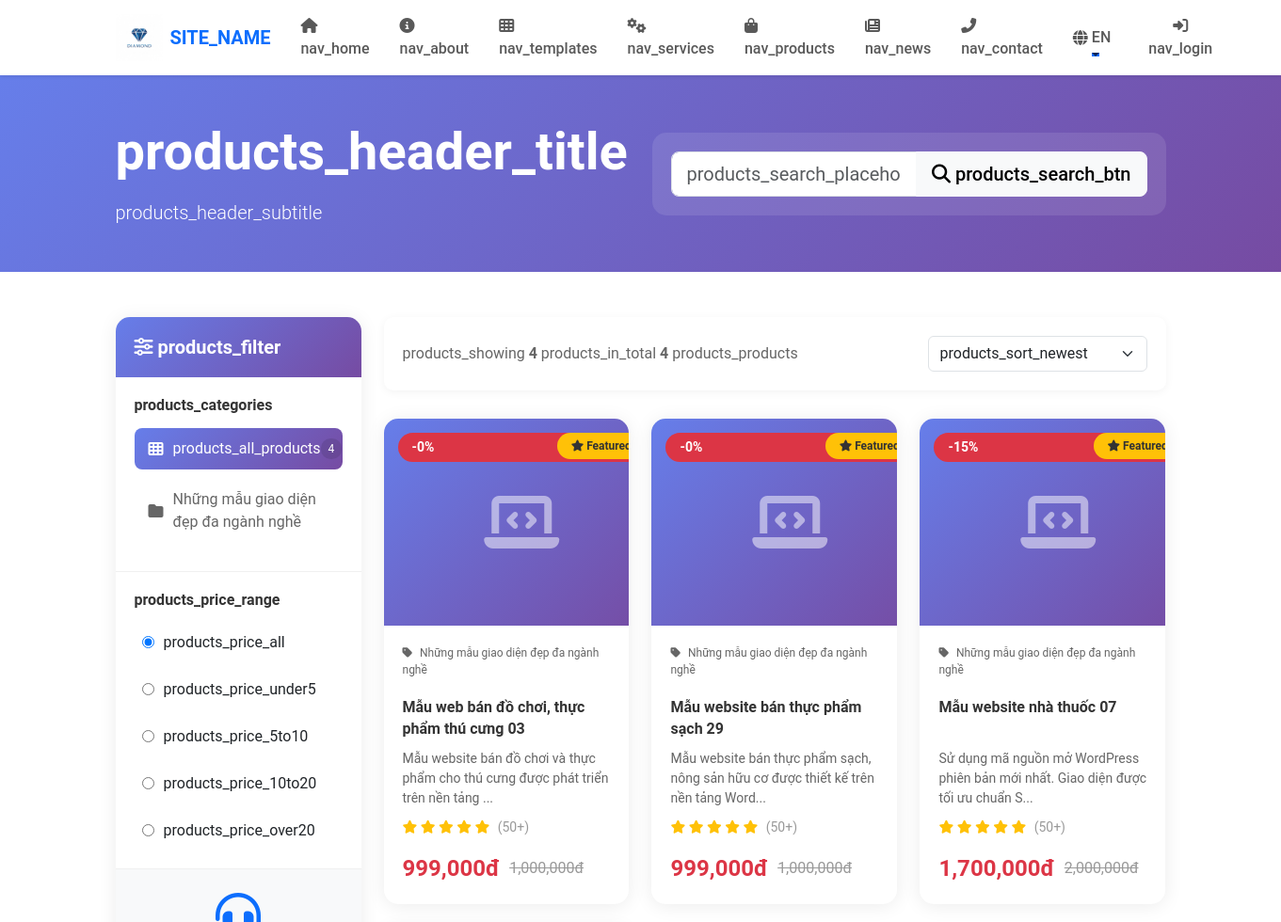
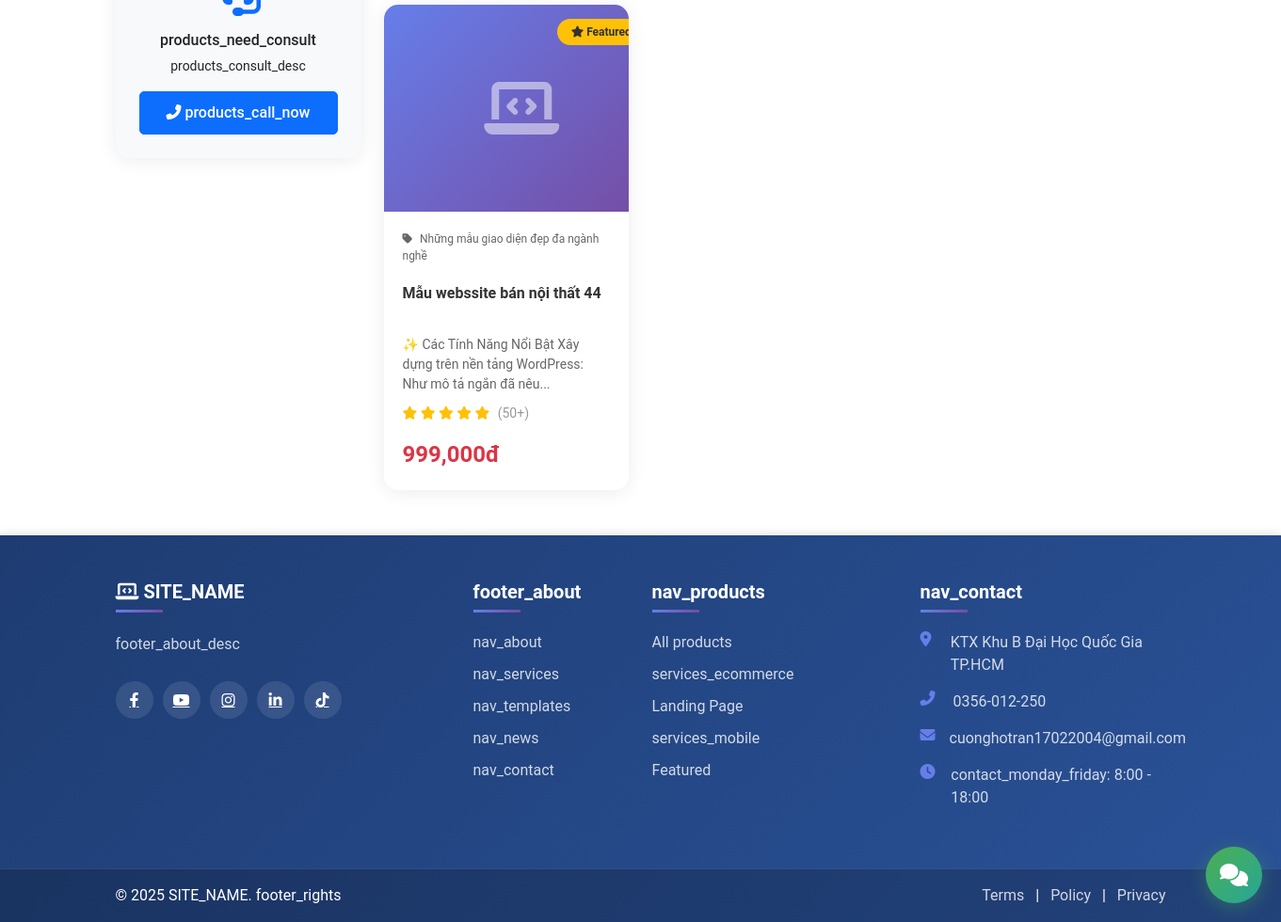
Screenshot of /products.php?lang=en with the database file from the repository (2 pictures, top to bottom).
### tables this page shows
CREATE TABLE `categories` (
  `id` int(11) NOT NULL,
  `name` varchar(255) NOT NULL,
  `slug` varchar(255) NOT NULL,
  `description` text DEFAULT NULL,
  `image` varchar(255) DEFAULT NULL,
  `parent_id` int(11) DEFAULT NULL,
  `status` enum('active','inactive') DEFAULT 'active',
  `created_at` timestamp NOT NULL DEFAULT current_timestamp(),
  `updated_at` timestamp NOT NULL DEFAULT current_timestamp() ON UPDATE current_timestamp()
);

CREATE TABLE `products` (
  `id` int(11) NOT NULL,
  `category_id` int(11) NOT NULL,
  `name` varchar(255) NOT NULL,
  `slug` varchar(255) NOT NULL,
  `description` text DEFAULT NULL,
  `content` longtext DEFAULT NULL,
  `price` decimal(10,2) NOT NULL,
  `sale_price` decimal(10,2) DEFAULT NULL,
  `quantity` int(11) DEFAULT 0,
  `sku` varchar(100) DEFAULT NULL,
  `image` varchar(255) DEFAULT NULL,
  `gallery` text DEFAULT NULL,
  `views` int(11) DEFAULT 0,
  `featured` tinyint(1) DEFAULT 0,
  `status` enum('active','inactive') DEFAULT 'active',
  `created_at` timestamp NOT NULL DEFAULT current_timestamp(),
  `updated_at` timestamp NOT NULL DEFAULT current_timestamp() ON UPDATE current_timestamp()
);

### config/lang.php (called while the page is built, shortened)
<?php
function __($key, $default = '') {
    global $translations;
    return isset($translations[$key]) ? $translations[$key] : ($default ? $default : $key);
}
function lang($key, $default = '') {
    return __($key, $default);
}
?>

### products.php (the view, shortened to what this page needs)
<?php
require_once 'config/database.php';
require_once 'config/lang.php';
$database = new Database();
$db = $database->getConnection();
$page = isset($_GET['page']) ? (int)$_GET['page'] : 1;
$limit = 12;
$offset = ($page - 1) * $limit;
$category = isset($_GET['category']) ? $_GET['category'] : '';
$search = isset($_GET['search']) ? trim($_GET['search']) : '';
$sort = isset($_GET['sort']) ? $_GET['sort'] : 'newest';
$where = "WHERE p.status = 'active'";
$order = 'ORDER BY p.created_at DESC';
$count_query = "SELECT COUNT(*) as total FROM products p
                LEFT JOIN categories c ON p.category_id = c.id
                $where";
$stmt = $db->prepare($count_query);
$stmt->execute();
$total_products = $stmt->fetch(PDO::FETCH_ASSOC)['total'];
$query = "SELECT p.*, c.name as category_name, c.slug as category_slug
          FROM products p
          LEFT JOIN categories c ON p.category_id = c.id
          $where $order
          LIMIT :limit OFFSET :offset";
$stmt = $db->prepare($query);
$stmt->bindValue(':limit', $limit, PDO::PARAM_INT);
$stmt->bindValue(':offset', $offset, PDO::PARAM_INT);
$stmt->execute();
$products = $stmt->fetchAll(PDO::FETCH_ASSOC);
$query = "SELECT * FROM categories WHERE status = 'active' ORDER BY name";
$stmt = $db->prepare($query);
$stmt->execute();
$categories = $stmt->fetchAll(PDO::FETCH_ASSOC);
function getProductImageUrl($image) {
    if (strpos($image, 'http://') === 0 || strpos($image, 'https://') === 0) {
        return $image;
    }
    return SITE_URL . '/uploads/products/' . basename($image);
}
include 'includes/header.php';
?>
<div class="products-header bg-gradient-primary text-white py-5 mb-5">
    <div class="container">
        <div class="row align-items-center">
            <div class="col-lg-6">
                <h1 class="display-4 fw-bold mb-3"><?php echo lang('products_header_title'); ?></h1>
                <p class="lead mb-0"><?php echo str_replace('{count}', $total_products, lang('products_header_subtitle')); ?></p>
            </div>
            <div class="col-lg-6">
                <form method="GET" action="" class="search-box">
                    <div class="input-group input-group-lg">
                        <input type="text" name="search" class="form-control" placeholder="<?php echo lang('products_search_placeholder'); ?>" value="<?php echo htmlspecialchars($search); ?>">
                        <button class="btn btn-light" type="submit">
                            <i class="fas fa-search"></i> <?php echo lang('products_search_btn'); ?>
                        </button>
                    </div>
                </form>
            </div>
        </div>
    </div>
</div>
<div class="container my-5">
    <div class="row">
        <div class="col-lg-3 mb-4">
            <div class="filter-sidebar">
                <div class="filter-header">
                    <h5><i class="fas fa-sliders-h"></i> <?php echo lang('products_filter'); ?></h5>
                </div>
                <div class="filter-section">
                    <h6 class="filter-title"><?php echo lang('products_categories'); ?></h6>
                    <ul class="category-list">
                        <li>
                            <a href="<?php echo SITE_URL; ?>/products.php" class="category-link <?php echo !$category ? 'active' : ''; ?>">
                                <i class="fas fa-th"></i> <?php echo lang('products_all_products'); ?>
                                <span class="count"><?php echo $total_products; ?></span>
                            </a>
                        </li>
                        <?php foreach($categories as $cat): ?>
                            <li>
                                <a href="?category=<?php echo $cat['slug']; ?>"
                                   class="category-link <?php echo $category == $cat['slug'] ? 'active' : ''; ?>">
                                    <i class="fas fa-folder"></i> <?php echo htmlspecialchars($cat['name']); ?>
                                </a>
                            </li>
                        <?php endforeach; ?>
                    </ul>
                </div>
                <div class="filter-section">
                    <h6 class="filter-title"><?php echo lang('products_price_range'); ?></h6>
                    <div class="price-filter">
                        <label class="price-option">
                            <input type="radio" name="price_range" value="all" checked>
                            <span><?php echo lang('products_price_all'); ?></span>
                        </label>
                        <label class="price-option">
                            <input type="radio" name="price_range" value="under5">
                            <span><?php echo lang('products_price_under5'); ?></span>
                        </label>
                        <label class="price-option">
                            <input type="radio" name="price_range" value="5to10">
                            <span><?php echo lang('products_price_5to10'); ?></span>
                        </label>
                        <label class="price-option">
                            <input type="radio" name="price_range" value="10to20">
                            <span><?php echo lang('products_price_10to20'); ?></span>
                        </label>
                        <label class="price-option">
                            <input type="radio" name="price_range" value="over20">
                            <span><?php echo lang('products_price_over20'); ?></span>
                        </label>
                    </div>
                </div>
                <div class="sidebar-cta">
                    <i class="fas fa-headset fa-3x text-primary mb-3"></i>
                    <h6><?php echo lang('products_need_consult'); ?></h6>
                    <p class="small mb-3"><?php echo lang('products_consult_desc'); ?></p>
                    <a href="<?php echo SITE_URL; ?>/contact.php" class="btn btn-primary w-100">
                        <i class="fas fa-phone-alt"></i> <?php echo lang('products_call_now'); ?>
                    </a>
                </div>
            </div>
        </div>
        <div class="col-lg-9">
            <div class="products-toolbar">
                <div class="toolbar-left">
                    <span class="result-count"><?php echo lang('products_showing'); ?> <strong><?php echo count($products); ?></strong> <?php echo lang('products_in_total'); ?> <strong><?php echo $total_products; ?></strong> <?php echo lang('products_products'); ?></span>
                </div>
                <div class="toolbar-right">
                    <select class="form-select" onchange="window.location.href='?<?php echo http_build_query(array_merge($_GET, ['sort' => ''])); ?>&sort=' + this.value">
                        <option value="newest" <?php echo $sort == 'newest' ? 'selected' : ''; ?>><?php echo lang('products_sort_newest'); ?></option>
                    </select>
                </div>
            </div>
            <div class="row g-4">
                <?php if(empty($products)): ?>
                    <div class="col-12">
                        <div class="empty-state">
                            <i class="fas fa-inbox fa-5x text-muted mb-3"></i>
                            <h4><?php echo lang('products_no_results'); ?></h4>
                            <p class="text-muted"><?php echo $lang == 'vi' ? 'Vui lòng thử lại với từ khóa khác hoặc xem tất cả sản phẩm' : 'Please try again with different keywords or view all products'; ?></p>
                            <a href="<?php echo SITE_URL; ?>/products.php" class="btn btn-primary"><?php echo $lang == 'vi' ? 'Xem tất cả' : 'View all'; ?></a>
                        </div>
                    </div>
                <?php else: ?>
                    <?php foreach($products as $product): ?>
                        <div class="col-md-6 col-lg-4">
                            <div class="product-card">
                                <div class="product-image">
                                    <?php if($product['sale_price']): ?>
                                        <div class="sale-badge">
                                            -<?php echo round((($product['price'] - $product['sale_price']) / $product['price']) * 100); ?>%
                                        </div>
                                    <?php endif; ?>
                                    <?php if($product['featured']): ?>
                                        <div class="featured-badge">
                                            <i class="fas fa-star"></i> <?php echo $lang == 'vi' ? 'Nổi bật' : 'Featured'; ?>
                                        </div>
                                    <?php endif; ?>
                                    <?php
                                    $product_image_url = getProductImageUrl($product['image']);
                                    if ($product_image_url):
                                    ?>
                                        <div class="image-placeholder" style="display: none; position: absolute; top: 0; left: 0; width: 100%; height: 100%; background: linear-gradient(135deg, #667eea 0%, #764ba2 100%);">
                                            <i class="fas fa-laptop-code fa-4x text-white opacity-50"></i>
                                        </div>
                                    <?php else: ?>
                                        <div class="image-placeholder" style="background: linear-gradient(135deg, #667eea 0%, #764ba2 100%);">
                                            <i class="fas fa-laptop-code fa-4x text-white opacity-50"></i>
                                        </div>
                                    <?php endif; ?>
                                </div>
                                <div class="product-info">
                                    <span class="product-category">
                                        <i class="fas fa-tag"></i> <?php echo htmlspecialchars($product['category_name']); ?>
                                    </span>
                                    <h5 class="product-title">
                                        <a href="<?php echo SITE_URL; ?>/product_detail.php?id=<?php echo $product['id']; ?>">
                                            <?php echo htmlspecialchars($product['name']); ?>
                                        </a>
                                    </h5>
                                    <p class="product-description"><?php echo htmlspecialchars(mb_substr($product['description'], 0, 80)); ?>...</p>
                                    <div class="product-rating">
                                        <i class="fas fa-star text-warning"></i>
                                        <i class="fas fa-star text-warning"></i>
                                        <i class="fas fa-star text-warning"></i>
                                        <i class="fas fa-star text-warning"></i>
                                        <i class="fas fa-star text-warning"></i>
                                        <span class="reviews">(50+)</span>
                                    </div>
                                    <div class="product-price">
                                        <?php if($product['sale_price']): ?>
                                            <span class="current-price"><?php echo number_format($product['sale_price']); ?>đ</span>
                                            <span class="original-price"><?php echo number_format($product['price']); ?>đ</span>
                                        <?php else: ?>
                                            <span class="current-price"><?php echo number_format($product['price']); ?>đ</span>
                                        <?php endif; ?>
                                    </div>
                                </div>
                            </div>
                        </div>
                    <?php endforeach; ?>
                <?php endif; ?>
            </div>
        </div>
    </div>
</div>
<?php include 'includes/footer.php'; ?>

### assets/css/style.css (style rules this page uses)
:root { --primary-color: #0d6efd; --secondary-color: #6c757d; --success-color: #198754; --danger-color: #dc3545; }
body { font-family: 'Roboto', sans-serif; }
.product-card { transition: transform 0.3s ease, box-shadow 0.3s ease; cursor: pointer; }
.btn { border-radius: 5px; padding: 10px 20px; font-weight: 500; transition: all 0.3s ease; }

### assets/css/landing.css (style rules this page uses)
:root { --primary-color: #0d6efd; --secondary-color: #6c757d; --success-color: #198754; --warning-color: #ffc107; --danger-color: #dc3545; --info-color: #0dcaf0; --light-color: #f8f9fa; --dark-color: #212529; }
* { margin: 0; padding: 0; box-sizing: border-box; }
body { font-family: 'Roboto', 'Segoe UI', sans-serif; color: var(--dark-color); overflow-x: hidden; }
.product-card { background: white; border-radius: 15px; overflow: hidden; box-shadow: 0 5px 20px rgba(0,0,0,0.08); transition: all 0.3s ease; position: relative; }
.sale-badge { position: absolute; top: 15px; right: 15px; background: var(--danger-color); color: white; padding: 5px 12px; border-radius: 20px; font-size: 12px; font-weight: 600; z-index: 2; }
.product-image { position: relative; overflow: hidden; height: 220px; }
.product-info { padding: 20px; }
.product-title { font-size: 16px; font-weight: 600; margin-bottom: 10px; height: 45px; overflow: hidden; display: -webkit-box; -webkit-line-clamp: 2; -webkit-box-orient: vertical; }
.product-price { display: flex; align-items: center; gap: 10px; }
.current-price { font-size: 20px; font-weight: 700; color: var(--danger-color); }

### rows the page displays
categories: name "Những mẫu giao diện đẹp đa ngành nghề"
products: (($product['price'] - $product['sale_price']) / $product['price']) * 100 "0", featured 1 (drawn), category.name "Những mẫu giao diện đẹp đa ngành nghề", name "Mẫu web bán đồ chơi, thực phẩm thú cưng 03", description "Mẫu website bán đồ chơi và thực phẩm cho thú cưng được phát triển trên nền tảng", sale_price "999,000", price "1,000,000"
products: (($product['price'] - $product['sale_price']) / $product['price']) * 100 "0", featured 1 (drawn), category.name "Những mẫu giao diện đẹp đa ngành nghề", name "Mẫu website bán thực phẩm sạch 29", description "Mẫu website bán thực phẩm sạch, nông sản hữu cơ được thiết kế trên nền tảng Word", sale_price "999,000", price "1,000,000"
products: (($product['price'] - $product['sale_price']) / $product['price']) * 100 "15", featured 1 (drawn), category.name "Những mẫu giao diện đẹp đa ngành nghề", name "Mẫu website nhà thuốc 07", description "Sử dụng mã nguồn mở WordPress phiên bản mới nhất. Giao diện được tối ưu chuẩn S", sale_price "1,700,000", price "2,000,000"
products: featured 1 (drawn), category.name "Những mẫu giao diện đẹp đa ngành nghề", name "Mẫu webssite bán nội thất 44", description "✨ Các Tính Năng Nổi Bật Xây dựng trên nền tảng WordPress: Như mô tả ngắn đã nêu", price "999,000"

### other values shown
SITE_NAME "SITE_NAME"
lang('nav_home') "nav_home"
lang('nav_about') "nav_about"
lang('nav_templates') "nav_templates"
lang('nav_services') "nav_services"
lang('nav_products') "nav_products"
lang('nav_news') "nav_news"
lang('nav_contact') "nav_contact"
$lang "EN"
lang('nav_login') "nav_login"
lang('products_header_title') "products_header_title"
lang('products_search_btn') "products_search_btn"
lang('products_filter') "products_filter"
lang('products_categories') "products_categories"
lang('products_all_products') "products_all_products"
